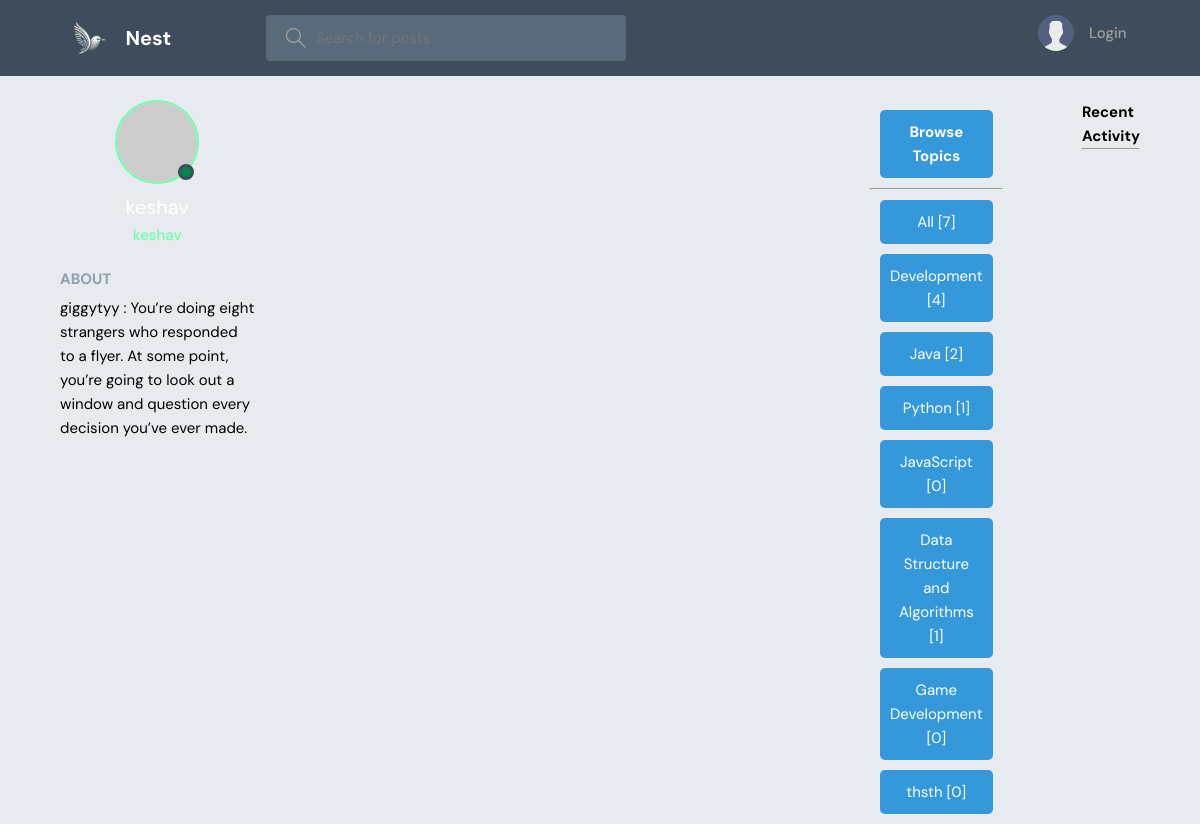
Screenshot of /profile/3/ with the database file from the repository.
### LearnNest/models.py (models this page shows, shortened)
class Topic(models.Model):
    name = models.CharField(max_length=200)

### LearnNest/views.py (the view)
# urls.py: path('profile/<str:pk>/',views.userProfile,name='user-profile'),
def userProfile(request,pk):
    user = User.objects.get(id=pk)
    nest_message =  user.message_set.all()
    topics = Topic.objects.all()
    nests = user.nest_set.all()
    context  = {'user':user,'nests':nests,'topics':topics,'nest_message':nest_message }
    return render(request, 'LearnNest/profile.html',context)

### LearnNest/templates/LearnNest/profile.html (shortened to what this page needs)
{% extends 'main.html' %}
{% block content %}
<main class="profile-page layout layout--3">
    <div class="container">
        <div class="roomList">
            <div class="profile">
                <div class="profile__avatar">
                    <div class="avatar avatar--large active">
                        <img src="https://randomuser.me/api/portraits/men/37.jpg" alt="">
                    </div>
                </div>
                <div class="profile__info">
                    <h3>{{user.username}}</h3>
                    <p>{{user.username}}</p>
                </div>
                <div class="profile__about">
                    <h3>About</h3>
                    <p>
                        giggytyy : You’re doing eight strangers who responded to a flyer. At some point, you’re going to
                        look out a window and question every decision you’ve ever made.
                    </p>
                </div>
            </div>
        </div>
        <div class="profile-container">
            <div>
                {% include 'LearnNest/topics_component.html' %}
            </div>
            <div>
                {% include 'LearnNest/feed_component.html' %}
            </div>
            <div>
                {% include 'LearnNest/activity_component.html' %}
            </div>
        </div>
    </div>
</main>
{% endblock content %}

### LearnNest/templates/LearnNest/topics_component.html
<h3 class="box" style="color: rgb(255, 255, 255);">Browse Topics</h3>
<hr>
<div class="topics_list box">
        <a style="color: rgb(255, 255, 255);" href="{% url 'home' %}">All <span>[{{topics.count}}]</span></a>
</div>
{% for topic in topics %}
<div class="box">
    <a style="color: rgb(255, 255, 255);" href="{% url 'home' %}?q={{topic.name}}">{{topic.name}} [<span>{{topic.nest_set.all.count}}]</a>
</div>
{% endfor %}

### static/styles/style.css (style rules this page uses)
:root { --color-main: #6bffae; --color-main-light: #FF9292; --color-dark: #3E4C5B; --color-dark-medium: #596B7A; --color-dark-light: #8DA0AC; --color-light: #ffffff; --color-gray: #A0A0A0; --color-light-gray: #000000; --color-bg: #E7EBEF; --color-success: #008a4a; --color-error: #36f4e7; }
* { font-family: "DM Sans", -apple-system, BlinkMacSystemFont, "Segoe UI", Roboto, Oxygen, Ubuntu, Cantarell, "Open Sans", "Helvetica Neue", sans-serif; margin: 0; padding: 0; box-sizing: border-box; text-rendering: optimizeLegibility; font-size: inherit; }
html { font-size: 56.25%; }
@media only screen and (min-width: 1200px) { html { font-size: 62.5%; } }
body { line-height: 1.6; font-weight: 400; font-size: 1.5rem; color: var(--color-light-gray); background-color: var(--color-bg); min-height: 100vh; }
img { width: 100%; }
a { display: inline-block; color: var(--color-main); text-decoration: none; }
.box { background-color: #3498db; padding: 10px; border-radius: 5px; margin: 10px; text-align: center; }
a { text-decoration: none; color: black; }
.container { display: grid; grid-template-columns: 1fr 3fr; max-width: 120rem; width: 90%; margin: auto; }
.avatar { position: relative; display: inline-block; border-radius: 50%; border: 2px solid var(--color-main); }
.avatar img { display: block; border-radius: 50%; object-fit: cover; object-position: center; }
.avatar::after { content: ""; display: block; position: absolute; background-color: var(--color-gray); z-index: 111; border-radius: 50%; border: 0.3rem solid var(--color-dark); }
.avatar.active::after { background-color: var(--color-success); }
.avatar.avatar--large img { display: block; width: 8rem; height: 8rem; border-radius: 50%; }
.avatar.avatar--large:after { width: 1rem; height: 1rem; bottom: 2px; right: 3.5px; }
.layout { margin-top: 2.4rem; }
.layout > .container { display: flex; justify-content: space-between; align-items: flex-start; }
.layout--3 > .container > div:first-child { flex-basis: 18%; max-width: 22.5rem; }
.layout--3 > .container > div:nth-child(2) { flex-basis: 50%; }
.layout--3 > .container > div:last-child { flex-basis: 25%; }
.profile { margin-bottom: 3rem; }
.profile__avatar { text-align: center; }
.profile__info { text-align: center; }
.profile__info h3 { font-size: 2rem; color: var(--color-light); font-weight: 400; }
.profile__info p { color: var(--color-main); font-weight: 500; margin-bottom: 1rem; }
.profile__about { margin-top: 2rem; }
.profile__about h3 { text-transform: uppercase; color: var(--color-dark-light); margin-bottom: 0.5rem; }

### LearnNest/templates/LearnNest/profile.html (style rules this page uses)
.profile-container { display: grid; grid-template-columns: 1fr 3fr 1fr; }

### rows the page displays
Topic: name "Development", nest_set.all.count "4"
Topic: name "Java", nest_set.all.count "2"
Topic: name "Python", nest_set.all.count "1"
Topic: name "JavaScript", nest_set.all.count "0"
Topic: name "Data Structure and Algorithms", nest_set.all.count "1"
Topic: name "Game Development", nest_set.all.count "0"
Topic: name "thsth", nest_set.all.count "0"

### other values shown
{{ user.username }} "keshav"
{{ topics.count }} "7"
